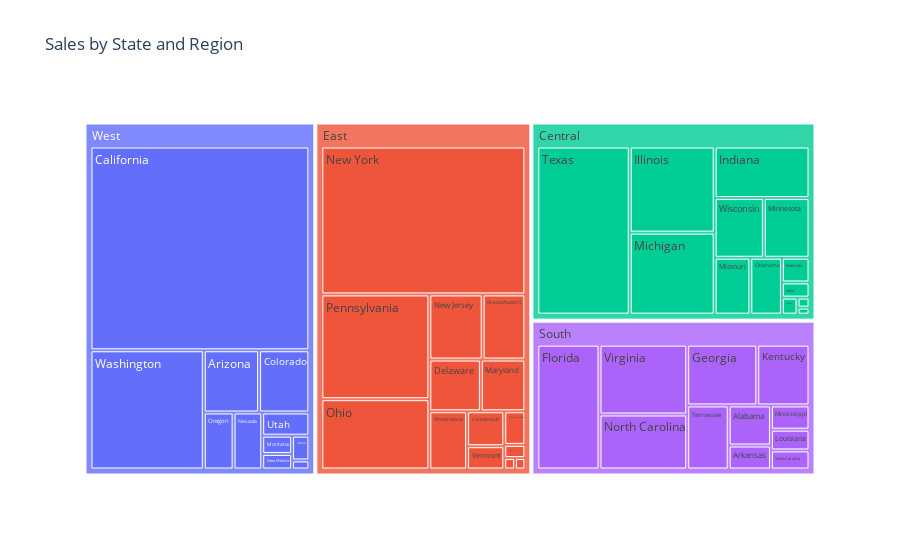

This figure's notebook cell:
### Code cell
import plotly.express as px

fig = px.treemap(df, path=['Region', 'State'], values='Sales', title='Sales by State and Region')
fig.show()

### Figure 1 — Plotly figure (JSON) as saved in the notebook; plotly's stock layout.template omitted (floating-point values rounded to 4 significant figures)
{"data": [{"branchvalues": "total", "domain": {"x": [0, 1], "y": [0, 1]}, "hovertemplate": "labels=%{label}<br>Sales=%{value}<br>parent=%{parent}<br>id=%{id}<extra></extra>", "ids": ["South/Alabama", "West/Arizona", "South/Arkansas", "West/California", "West/Colorado", "East/Connecticut", "East/Delaware", "East/District of Columbia", "South/Florida", "South/Georgia", "West/Idaho", "Central/Illinois", "Central/Indiana", "Central/Iowa", "Central/Kansas", "South/Kentucky", "South/Louisiana", "East/Maine", "East/Maryland", "East/Massachusetts", "Central/Michigan", "Central/Minnesota", "South/Mississippi", "Central/Missouri", "West/Montana", "Central/Nebraska", "West/Nevada", "East/New Hampshire", "East/New Jersey", "West/New Mexico", "East/New York", "South/North Carolina", "Central/North Dakota", "East/Ohio", "Central/Oklahoma", "West/Oregon", "East/Pennsylvania", "East/Rhode Island", "South/South Carolina", "Central/South Dakota", "South/Tennessee", "Central/Texas", "West/Utah", "East/Vermont", "South/Virginia", "West/Washington", "East/West Virginia", "Central/Wisconsin", "West/Wyoming", "Central", "East", "South", "West"], "labels": ["Alabama", "Arizona", "Arkansas", "California", "Colorado", "Connecticut", "Delaware", "District of Columbia", "Florida", "Georgia", "Idaho", "Illinois", "Indiana", "Iowa", "Kansas", "Kentucky", "Louisiana", "Maine", "Maryland", "Massachusetts", "Michigan", "Minnesota", "Mississippi", "Missouri", "Montana", "Nebraska", "Nevada", "New Hampshire", "New Jersey", "New Mexico", "New York", "North Carolina", "North Dakota", "Ohio", "Oklahoma", "Oregon", "Pennsylvania", "Rhode Island", "South Carolina", "South Dakota", "Tennessee", "Texas", "Utah", "Vermont", "Virginia", "Washington", "West Virginia", "Wisconsin", "Wyoming", "Central", "East", "South", "West"], "name": "", "parents": ["South", "West", "South", "West", "West", "East", "East", "East", "South", "South", "West", "Central", "Central", "Central", "Central", "South", "South", "East", "East", "East", "Central", "Central", "South", "Central", "West", "Central", "West", "East", "East", "West", "East", "South", "Central", "East", "Central", "West", "East", "East", "South", "Central", "South", "Central", "West", "East", "South", "West", "East", "Central", "West", "", "", "", ""], "type": "treemap", "values": [19510.0, 35280.0, 11680.0, 457700.0, 32110.0, 13380.0, 27450.0, 2865.0, 89470.0, 49100.0, 4382.0, 80170.0, 53560.0, 4580.0, 2914.0, 36590.0, 9217.0, 1271.0, 23710.0, 28630.0, 76270.0, 29860.0, 10770.0, 22210.0, 5589.0, 7465.0, 16730.0, 7293.0, 35760.0, 4784.0, 310900.0, 55600.0, 919.9, 78260.0, 19680.0, 17430.0, 116500.0, 22630.0, 8482.0, 1316.0, 30660.0, 170200.0, 11220.0, 8929.0, 70640.0, 138600.0, 1210.0, 32110.0, 1603.0, 501200.0, 678800.0, 391700.0, 725500.0]}], "layout": {"legend": {"tracegroupgap": 0}, "title": {"text": "Sales by State and Region"}}}
